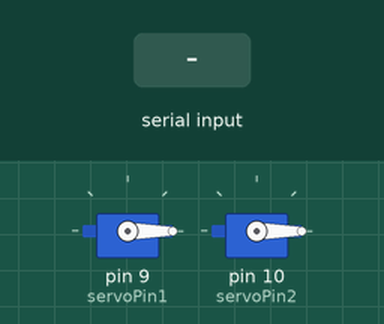
This sketch was run on a simulated Arduino Uno, built with avr-gcc and run on an emulated ATmega328P. Parts: 2 × servo. Inputs (shaded band) come from the test bench. What the sketch prints to the serial monitor is not drawn.

Above: at 1.2 s.
1.3 s: "F" received over the second serial link
At 1.75 s:
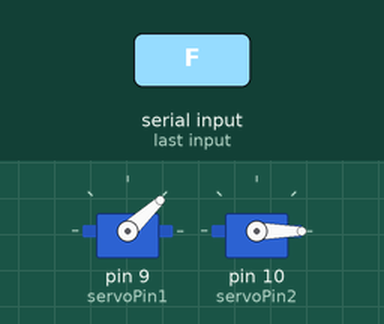
At 3.7 s:
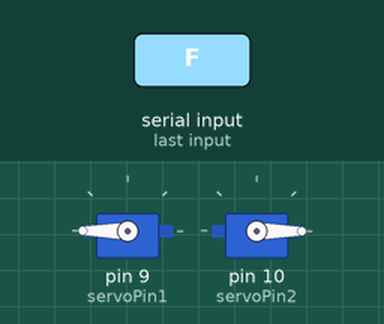
4.3 s: "B" received over the second serial link
7.3 s: "L" received over the second serial link
At 9.6 s:
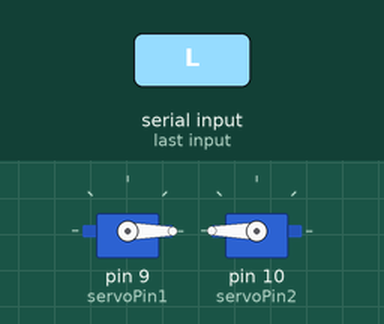
10.3 s: "R" received over the second serial link
Timing chart, 0 to 14.3 s (numbered marks = the images above; inputs shaded):
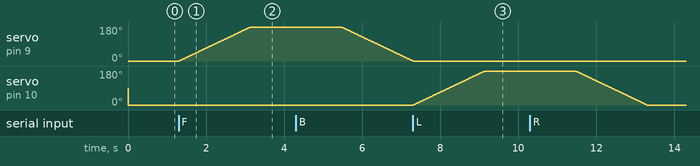

The sketch:

HC05.ino
```cpp
#include <SoftwareSerial.h>
#include <Servo.h>
SoftwareSerial HC05(2,3);
char tem;
Servo myservo1;
int servoPin1=9;
int angle1=0;
Servo myservo2;
int servoPin2=10;
int angle2=0;
void setup (){
  Serial.begin (115200) ;
  HC05.begin (9600) ;
  myservo1.attach(servoPin1);
  myservo2.attach(servoPin2);
}
void loop() {
  if (HC05.available ()) {
    tem= HC05.read () ;
  }
switch (tem) {
  case 'F':
  {
  angle1=angle1+1;
  break;
  }
  case 'B':
  {
  angle1=angle1-1;
  break;
  }
  case 'L':
  {
  angle2=angle2+1;
  break;
  }
  case 'R':
  {
  angle2=angle2-1;
  break;
  }
  }
   Serial.println (tem) ;
   myservo1.write(angle1);
   delay(5);
   myservo2.write(angle2);
   delay(5);
}
```

Measured:
- after the input at 1.3 s, servo on pin 9 (servoPin1): moves from 0° to 180° over 1.8 s, starting at once
- after the input at 7.3 s, servo on pin 9 (servoPin1): 1° → 0° at once; servo on pin 10 (servoPin2): moves from 0° to 180° over 1.8 s, starting at once
